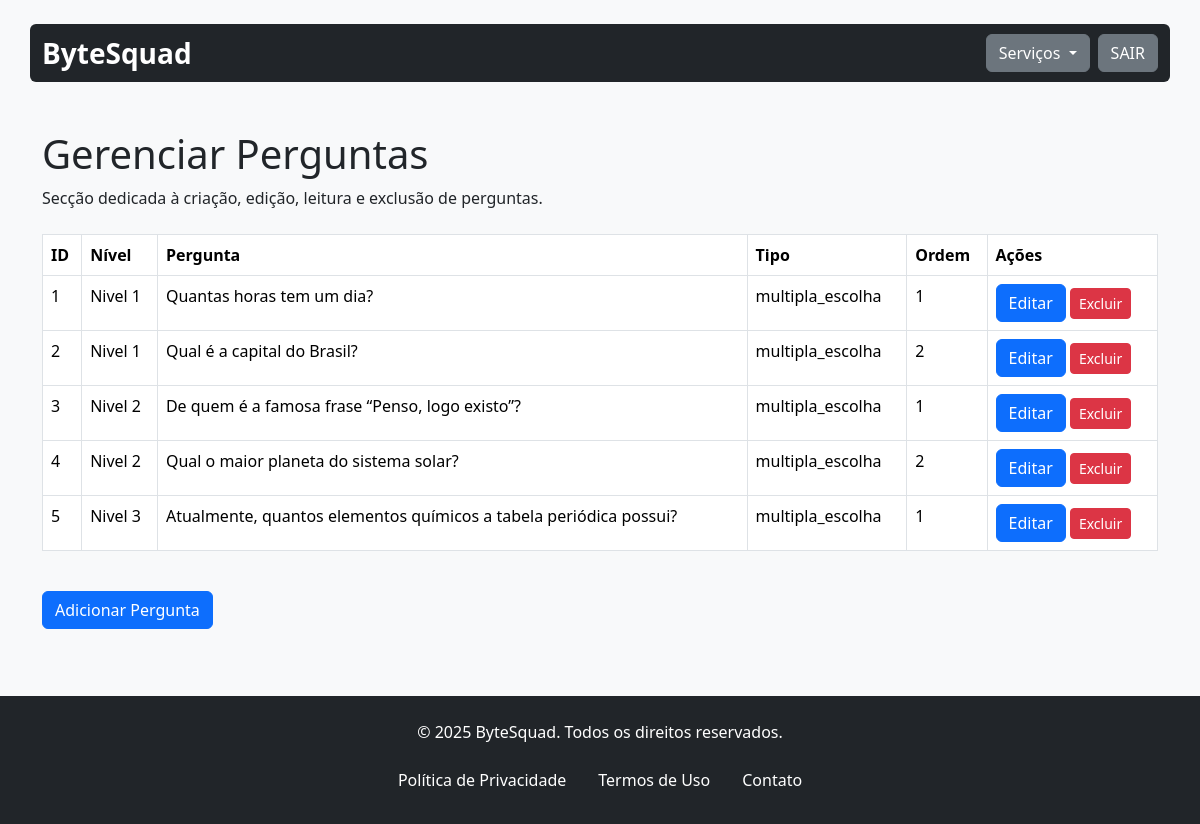
Before: /gerenciarPergunta.php (signed in) with the older database file.
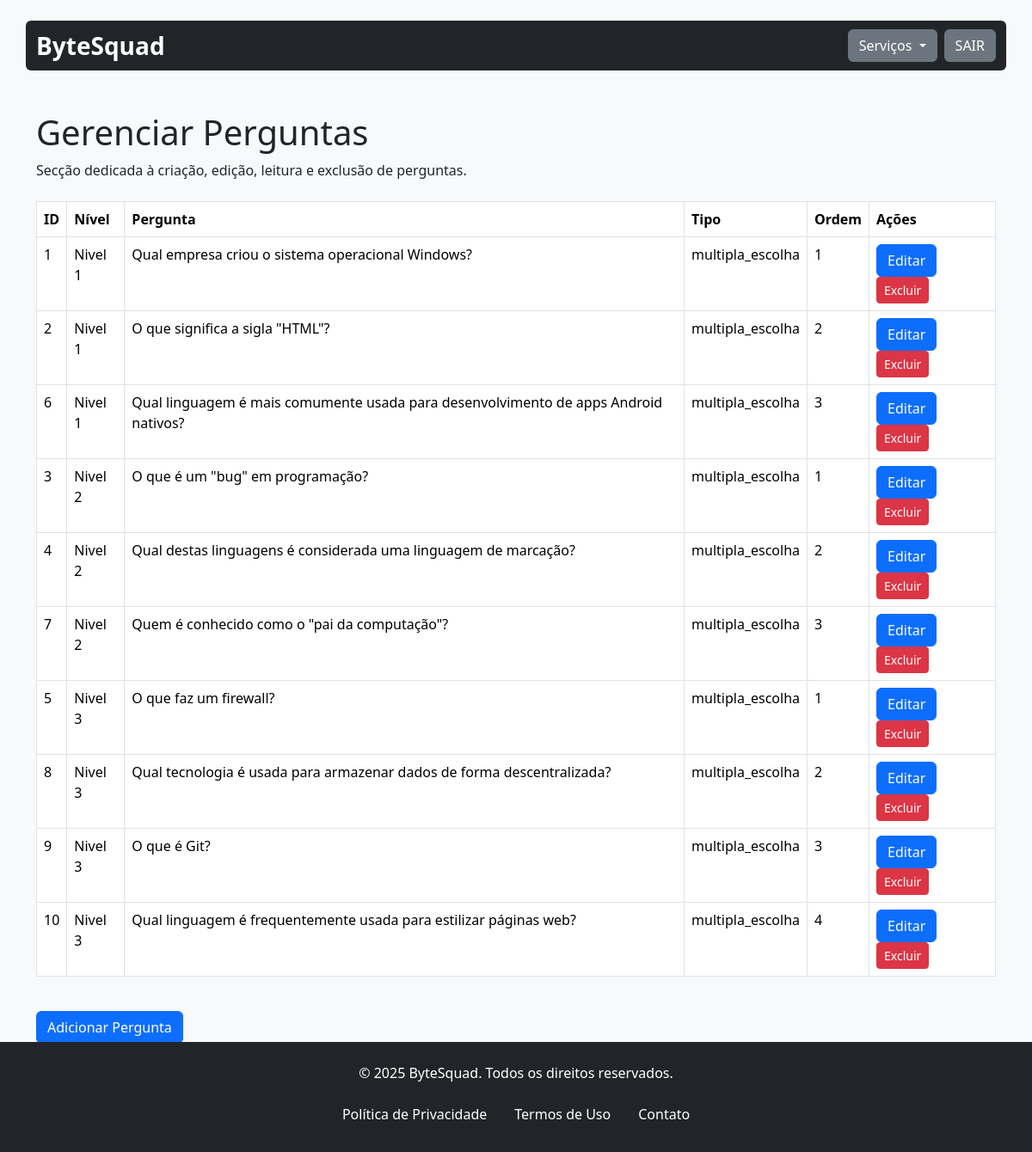
After: the same page with the newer database file.
### tables this page shows
CREATE TABLE `pergunta` (
  `id_pergunta` int(11) NOT NULL,
  `id_nivel` int(11) NOT NULL,
  `texto_pergunta` text NOT NULL,
  `tipo_pergunta` varchar(50) DEFAULT 'multipla_escolha',
  `ordem` int(11) DEFAULT 1
);

CREATE TABLE `nivel` (
  `id_nivel` int(11) NOT NULL,
  `nome_nivel` varchar(20) NOT NULL,
  `tempo_nivel` int(11) NOT NULL,
  `dificuldade` varchar(30) NOT NULL,
  `id_administrativo` int(11) DEFAULT NULL,
  `xp_necessario` int(11) DEFAULT NULL,
  `nivel_requerido` int(11) DEFAULT 1
);

### assets/classes/perguntas.class.php (called while the page is built, shortened)
<?php
require_once 'conexao.class.php';
class Perguntas
{
    private $con;
    public function __construct()
    {
        $this->con = new Conexao();
    }
    public function listar($id_nivel = null)
    {
        try {
            if ($id_nivel) {
                $sql = $this->con->conectar()->prepare("SELECT * FROM pergunta WHERE id_nivel = :id_nivel ORDER BY ordem ASC");
                $sql->bindParam(':id_nivel', $id_nivel, PDO::PARAM_INT);
            } else {
                $sql = $this->con->conectar()->prepare("SELECT * FROM pergunta ORDER BY id_nivel, ordem ASC");
            }
            $sql->execute();
            return $sql->fetchAll(PDO::FETCH_ASSOC);
        } catch (PDOException $ex) {
            echo "ERRO: " . $ex->getMessage();
        }
    }
}

### assets/classes/conexao.class.php (called while the page is built)
<?php
class Conexao{
    private $servidor;
    private $senha;
    private $usuario;
    private $banco;
    private static $pdo;
    public function __construct(){
        $this->servidor = "localhost";
        $this->banco = "bytesquad";
        $this->senha = "";
        $this->usuario = "root";
    }
    public function conectar(){
        try{
            if(is_null(self::$pdo)){
                self::$pdo = new PDO("mysql:host=".$this->servidor."; dbname=".$this->banco, $this->usuario, $this->senha);
            }
            return self::$pdo;
        } catch(PDOException $ex){
            echo $ex->getMessage();
        }
    }
}

### assets/classes/niveis.class.php (called while the page is built, shortened)
<?php
require_once 'conexao.class.php';
class Niveis
{
    private $con;
    public function __construct()
    {
        $this->con = new Conexao();
    }
    public function buscarNivel($id_nivel) {
        try {
            $sql = $this->con->conectar()->prepare("SELECT * FROM nivel WHERE id_nivel = :id");
            $sql->bindParam(':id', $id_nivel, PDO::PARAM_INT);
            $sql->execute();
            return $sql->fetch(PDO::FETCH_ASSOC);
        } catch (PDOException $ex) {
            error_log("ERRO: " . $ex->getMessage());
            return false;
        }
    }
}

### assets/classes/administrador.class.php (called while the page is built, shortened)
<?php
require_once 'conexao.class.php';
class Administrador
{
    private $permissoes;
    private $con;
    public function __construct()
    {
        $this->con = new Conexao();
    }
    public function setUsuario($id)
    {
        $sql = $this->con->conectar()->prepare("SELECT * FROM administrativo WHERE id_administrativo = :id");
        $sql->bindValue(":id", $id);
        $sql->execute();
        if ($sql->rowCount() > 0) {
            $sql = $sql->fetch();
            $this->permissoes = explode(', ', $sql['permissoes_admin']);
        }
    }
    public function temPermissoes($permissao)
    {
        if (isset($_SESSION['Logado'])) {
            $id = $_SESSION['Logado'];
            $this->setUsuario($id);
            return in_array($permissao, $this->permissoes);
        }
        return false;
    }
}

### gerenciarPergunta.php (the view, shortened to what this page needs)
<?php
include 'assets/inc/header.inc.php';
include 'assets/classes/perguntas.class.php';
include 'assets/classes/niveis.class.php';
$pergunta = new Perguntas();
$nivel = new Niveis();
require_once './assets/classes/administrador.class.php';
$admin = new Administrador();
?>
<main class="container mt-5">
    <div class="header-content mb-4">
        <h1>Gerenciar Perguntas</h1>
        <p>Secção dedicada à criação, edição, leitura e exclusão de perguntas.</p>
    </div>
    <div class="table-responsive mb-4">
        <table class="table table-bordered table-hover">
            <thead class="thead-light">
                <tr>
                    <th>ID</th>
                    <th>Nível</th>
                    <th>Pergunta</th>
                    <th>Tipo</th>
                    <th>Ordem</th>
                    <th>Ações</th>
                </tr>
            </thead>
            <tbody>
                <?php
                $lista = $pergunta->listar();
                foreach ($lista as $item):
                    $nivelInfo = $nivel->buscarNivel($item['id_nivel']);
                ?>
                    <tr>
                        <td><?php echo $item['id_pergunta']; ?></td>
                        <td><?php echo $nivelInfo ? $nivelInfo['nome_nivel'] : 'Nível não encontrado'; ?></td>
                        <td><?php echo $item['texto_pergunta']; ?></td>
                        <td><?php echo $item['tipo_pergunta']; ?></td>
                        <td><?php echo $item['ordem']; ?></td>
                        <td>
                            <?php if ($admin->temPermissoes('EDIT')): ?>
                                <button type="button" class="btn btn-primary" data-bs-toggle="modal"
                                    data-bs-target="#editarModal<?php echo $item['id_pergunta']; ?>">
                                    Editar
                                </button>
                            <?php endif; ?>
                            <?php if ($admin->temPermissoes('DELETE')): ?>
                                <a href="deletarPergunta.php?id_pergunta=<?php echo $item['id_pergunta']; ?>"
                                    class="btn btn-sm btn-danger"
                                    onclick="return confirm('Você tem certeza que deseja excluir esta pergunta?')">Excluir</a>
                            <?php endif; ?>
                        </td>
                    </tr>
                <?php endforeach ?>
            </tbody>
        </table>
    </div>
    <?php if ($admin->temPermissoes('ADD')): ?>
        <button type="button" class="btn btn-primary" data-bs-toggle="modal" data-bs-target="#adicionarPerguntaModal">
            Adicionar Pergunta
        </button>
    <?php endif; ?>
</main>
<?php include 'assets/inc/footer.inc.php'; ?>
</body>
</html>

### assets/inc/header.inc.php (shortened to what this page needs)
<!DOCTYPE html>
<html lang="pt-br">
<head>
    <link rel="stylesheet" href="assets/css/bootstrap.min.css">
</head>
<body class="bg-light">
    <header class="container bg-dark mt-4 rounded d-flex justify-content-between align-items-center py-2">
        <div class="d-flex align-items-center">
            <p class="text-white fs-3 fw-bold mb-0">ByteSquad</p>
        </div>
        <div class="d-flex align-items-center">
            <div class="dropdown me-2">
                <button class="btn btn-secondary dropdown-toggle" type="button" id="dropdownMenuButton"
                    data-bs-toggle="dropdown" aria-expanded="false">
                    Serviços
                </button>
            </div>
            <button class="btn btn-secondary" type="button" id="dropdownMenuButton"
                aria-expanded="false">
                <a href="sair.php" class="text-white text-decoration-none">SAIR</a>
            </button>
        </div>
    </header>

### assets/inc/footer.inc.php
<footer class="footer bg-dark text-white text-center py-4 mt-5">
    <div class="container">
        <p>&copy; <?php echo date('Y'); ?> ByteSquad. Todos os direitos reservados.</p>
        <ul class="nav justify-content-center">
            <li class="nav-item">
                <a class="nav-link text-white" href="#">Política de Privacidade</a>
            </li>
            <li class="nav-item">
                <a class="nav-link text-white" href="#">Termos de Uso</a>
            </li>
            <li class="nav-item">
                <a class="nav-link text-white" href="#">Contato</a>
            </li>
        </ul>
    </div>
</footer>
</body>
</html>

### assets/inc/header.inc.php (style rules this page uses)
html { height: 100%; }
body { position: relative; margin: 0; min-height: 100%; padding-bottom: 7.85rem; }
footer { position: absolute; bottom: 0; right: 0; left: 0; }

Changed rows visible on the page:
changed pergunta id 1: texto_pergunta "Quantas horas tem um dia?" → "Qual empresa criou o sistema operacional Windows?"
changed pergunta id 2: texto_pergunta "Qual é a capital do Brasil?" → "O que significa a sigla \"HTML\"?"
added pergunta: id_pergunta "6", id_nivel.nome_nivel "Nivel 1", texto_pergunta "Qual linguagem é mais comumente usada para desenvolvimento de apps Android nativos?", tipo_pergunta "multipla_escolha", ordem "3"
changed pergunta id 3: texto_pergunta "De quem é a famosa frase “Penso, logo existo”?" → "O que é um \"bug\" em programação?"
changed pergunta id 4: texto_pergunta "Qual o maior planeta do sistema solar?" → "Qual destas linguagens é considerada uma linguagem de marcação?"
added pergunta: id_pergunta "7", id_nivel.nome_nivel "Nivel 2", texto_pergunta "Quem é conhecido como o \"pai da computação\"?", tipo_pergunta "multipla_escolha", ordem "3"
changed pergunta id 5: texto_pergunta "Atualmente, quantos elementos químicos a tabela periódica possui?" → "O que faz um firewall?"
added pergunta: id_pergunta "8", id_nivel.nome_nivel "Nivel 3", texto_pergunta "Qual tecnologia é usada para armazenar dados de forma descentralizada?", tipo_pergunta "multipla_escolha", ordem "2"
added pergunta: id_pergunta "9", id_nivel.nome_nivel "Nivel 3", texto_pergunta "O que é Git?", tipo_pergunta "multipla_escolha", ordem "3"
added pergunta: id_pergunta "10", id_nivel.nome_nivel "Nivel 3", texto_pergunta "Qual linguagem é frequentemente usada para estilizar páginas web?", tipo_pergunta "multipla_escolha", ordem "4"
